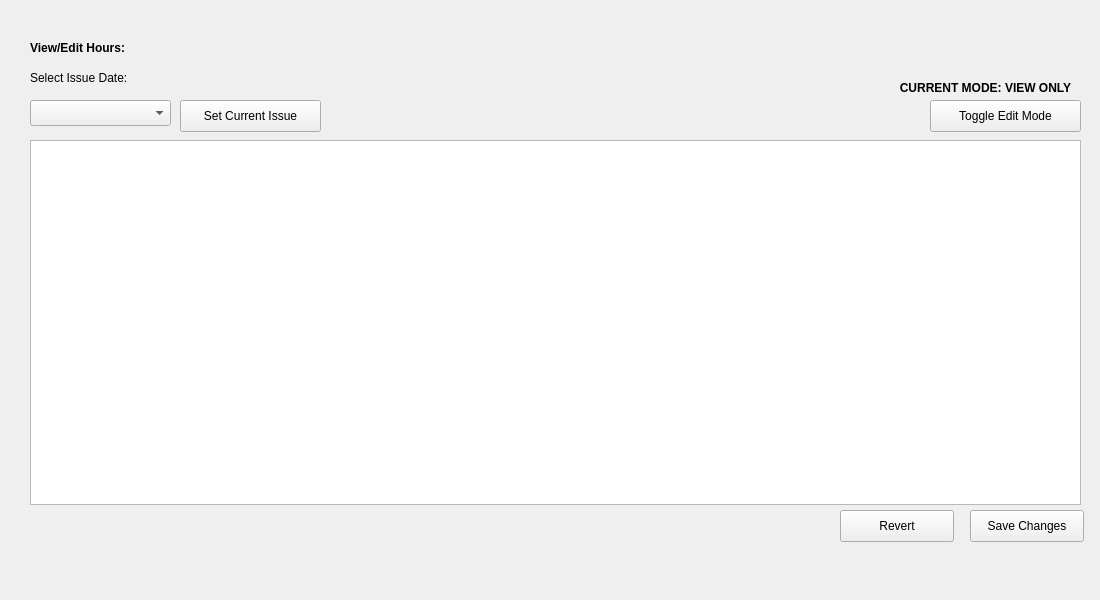
<?xml version="1.0" encoding="UTF-8"?>
<ui version="4.0">
 <class>editorTimesheetWidget</class>
 <widget class="QWidget" name="editorTimesheetWidget">
  <property name="geometry">
   <rect>
    <x>0</x>
    <y>0</y>
    <width>1100</width>
    <height>600</height>
   </rect>
  </property>
  <property name="windowTitle">
   <string>Form</string>
  </property>
  <widget class="QLabel" name="label_2">
   <property name="geometry">
    <rect>
     <x>30</x>
     <y>40</y>
     <width>121</width>
     <height>16</height>
    </rect>
   </property>
   <property name="font">
    <font>
     <weight>75</weight>
     <bold>true</bold>
    </font>
   </property>
   <property name="text">
    <string>View/Edit Hours:</string>
   </property>
  </widget>
  <widget class="QLabel" name="label_3">
   <property name="geometry">
    <rect>
     <x>30</x>
     <y>70</y>
     <width>171</width>
     <height>16</height>
    </rect>
   </property>
   <property name="text">
    <string>Select Issue Date:</string>
   </property>
  </widget>
  <widget class="QTableWidget" name="editorTimesheetTable">
   <property name="geometry">
    <rect>
     <x>30</x>
     <y>140</y>
     <width>1051</width>
     <height>365</height>
    </rect>
   </property>
  </widget>
  <widget class="QPushButton" name="setCurrentIssueButton">
   <property name="geometry">
    <rect>
     <x>180</x>
     <y>100</y>
     <width>141</width>
     <height>32</height>
    </rect>
   </property>
   <property name="text">
    <string>Set Current Issue</string>
   </property>
  </widget>
  <widget class="QComboBox" name="selectedIssueDateComboBox">
   <property name="geometry">
    <rect>
     <x>30</x>
     <y>100</y>
     <width>141</width>
     <height>26</height>
    </rect>
   </property>
  </widget>
  <widget class="QPushButton" name="saveChangesButton">
   <property name="geometry">
    <rect>
     <x>970</x>
     <y>510</y>
     <width>114</width>
     <height>32</height>
    </rect>
   </property>
   <property name="text">
    <string>Save Changes</string>
   </property>
  </widget>
  <widget class="QPushButton" name="revertButton">
   <property name="geometry">
    <rect>
     <x>840</x>
     <y>510</y>
     <width>114</width>
     <height>32</height>
    </rect>
   </property>
   <property name="text">
    <string>Revert</string>
   </property>
  </widget>
  <widget class="QPushButton" name="editModeButton">
   <property name="geometry">
    <rect>
     <x>930</x>
     <y>100</y>
     <width>151</width>
     <height>32</height>
    </rect>
   </property>
   <property name="text">
    <string>Toggle Edit Mode</string>
   </property>
  </widget>
  <widget class="QLabel" name="viewModeLabel">
   <property name="geometry">
    <rect>
     <x>870</x>
     <y>80</y>
     <width>231</width>
     <height>16</height>
    </rect>
   </property>
   <property name="font">
    <font>
     <weight>75</weight>
     <bold>true</bold>
    </font>
   </property>
   <property name="midLineWidth">
    <number>0</number>
   </property>
   <property name="text">
    <string>CURRENT MODE: VIEW ONLY</string>
   </property>
   <property name="alignment">
    <set>Qt::AlignCenter</set>
   </property>
  </widget>
 </widget>
 <resources/>
 <connections/>
</ui>
